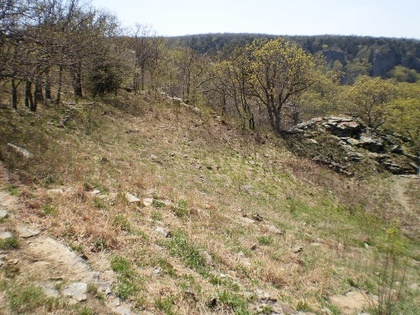
%> input picture Lab4/images/im2_ex1.jpg, 420 x 315 px, shrunk from 512 x 384 before the run
$ octave feature_matching.m   (GNU Octave 9; MATLAB toolbox functions it lacks are replaced by stand-ins)
%> lines starting %> are read from the running program, lines starting %| are printed output that depends on the picture
% feature_matching.m
% by Heidecke, Johannes & Suarez Hernandez, Alejandro

% You should run this before running this script (with the correct path to
% vlfeat).
% run('../../vlfeat-0.9.16/toolbox/vl_setup');


%% Load images and convert to 32bit float grayscale images

Ia = single(rgb2gray(imread('images/im2_ex1.jpg')));
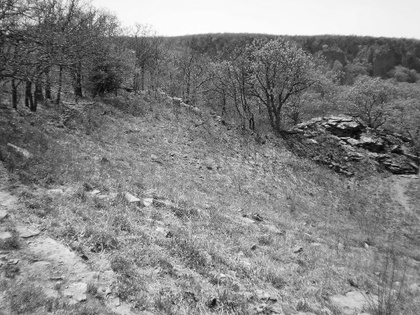
%> Ia: size 315x420 single; min 1, max 254, mean 132.8
Ib = single(rgb2gray(imread('images/im1_ex1.jpg')));
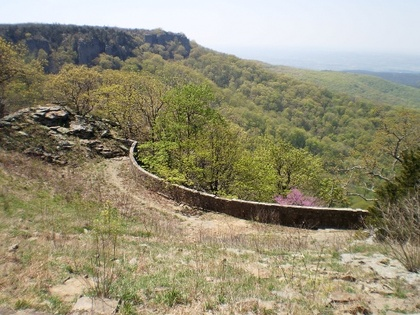
%> input picture Lab4/images/im1_ex1.jpg, 420 x 315 px, shrunk from 512 x 384 before the run
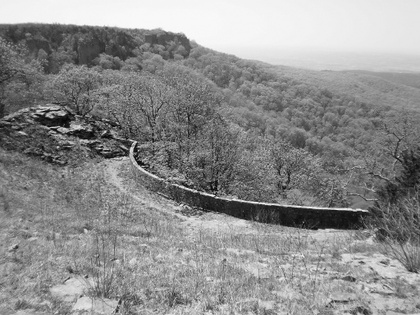
%> Ib: size 315x420 single; min 2, max 253, mean 141.7
imshow([Ia Ib],[])
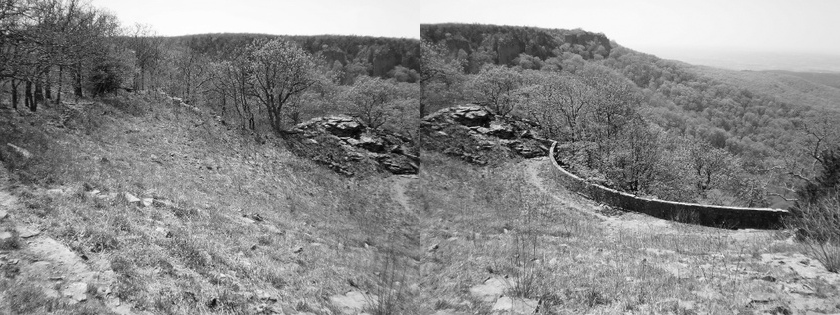
%> displayed picture: size 315x840, on the screen's scale of 0 to 255; min 0, max 255, mean 137.4

%% Compute features

%> (the run ends here)
